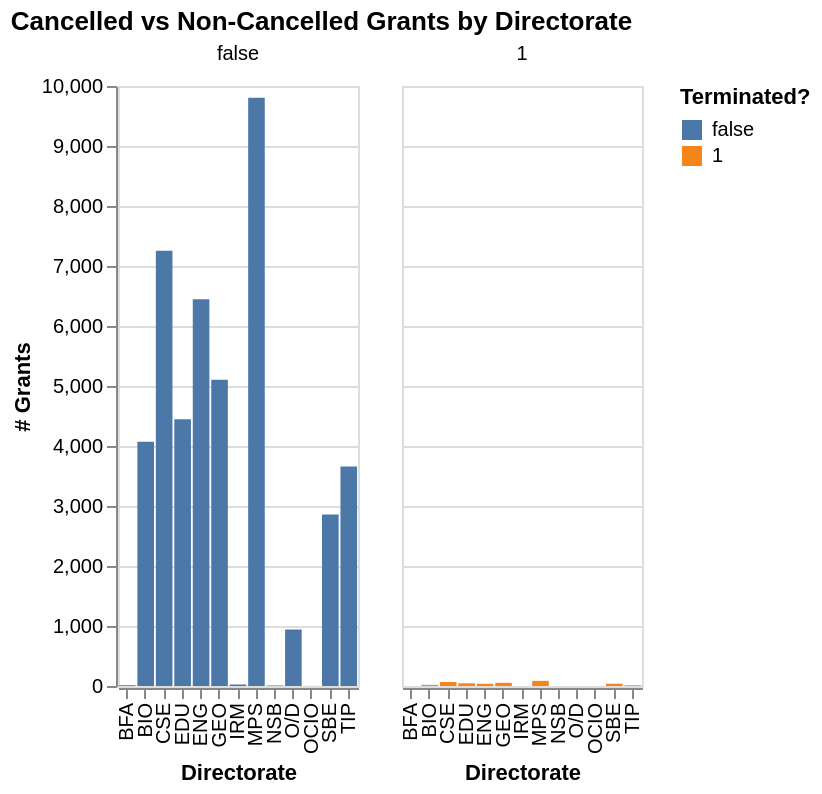

The code cell stored with this chart in its notebook:
### Code cell
import altair as alt

chart_q3 = (
    alt.Chart(dir_summary, title="Cancelled vs Non-Cancelled Grants by Directorate")
    .mark_bar()
    .encode(
        x=alt.X("dir_abbr:N", title="Directorate"),
        y=alt.Y("n_grants:Q", title="# Grants"),
        color=alt.Color("status:N", title="Terminated?"),
        column=alt.Column("status:N", title="")
    )
    .properties(width=120, height=300)
)

chart_q3

### Figure 1 — Vega-Lite specification as saved in the notebook (floating-point values rounded to 4 significant figures)
{"config": {"view": {"continuousWidth": 300, "continuousHeight": 300}}, "data": {"name": "data-206df14fb9e57a0d41bea208c2d32746"}, "mark": {"type": "bar"}, "encoding": {"color": {"field": "status", "title": "Terminated?", "type": "nominal"}, "column": {"field": "status", "title": "", "type": "nominal"}, "x": {"field": "dir_abbr", "title": "Directorate", "type": "nominal"}, "y": {"field": "n_grants", "title": "# Grants", "type": "quantitative"}}, "height": 300, "title": "Cancelled vs Non-Cancelled Grants by Directorate", "width": 120, "$schema": "https://vega.github.io/schema/vega-lite/v5.20.1.json", "datasets": {"data-206df14fb9e57a0d41bea208c2d32746": [{"dir_abbr": "BFA", "status": false, "n_grants": 13, "total_amount": 2377000.0}, {"dir_abbr": "BIO", "status": false, "n_grants": 4072, "total_amount": 2970000000.0}, {"dir_abbr": "BIO", "status": 1.0, "n_grants": 19, "total_amount": 12220000.0}, {"dir_abbr": "CSE", "status": false, "n_grants": 7253, "total_amount": 3921000000.0}, {"dir_abbr": "CSE", "status": 1.0, "n_grants": 66, "total_amount": 30760000.0}, {"dir_abbr": "EDU", "status": false, "n_grants": 4447, "total_amount": 4040000000.0}, {"dir_abbr": "EDU", "status": 1.0, "n_grants": 45, "total_amount": 47680000.0}, {"dir_abbr": "ENG", "status": false, "n_grants": 6446, "total_amount": 2890000000.0}, {"dir_abbr": "ENG", "status": 1.0, "n_grants": 37, "total_amount": 20000000.0}, {"dir_abbr": "GEO", "status": false, "n_grants": 5106, "total_amount": 3107000000.0}, {"dir_abbr": "GEO", "status": 1.0, "n_grants": 53, "total_amount": 41420000.0}, {"dir_abbr": "IRM", "status": false, "n_grants": 25, "total_amount": 15110000.0}, {"dir_abbr": "MPS", "status": false, "n_grants": 9804, "total_amount": 4902000000.0}, {"dir_abbr": "MPS", "status": 1.0, "n_grants": 86, "total_amount": 40380000.0}, {"dir_abbr": "NSB", "status": false, "n_grants": 9, "total_amount": 393300.0}, {"dir_abbr": "O/D", "status": false, "n_grants": 941, "total_amount": 975100000.0}, {"dir_abbr": "OCIO", "status": false, "n_grants": 1, "total_amount": 1200000.0}, {"dir_abbr": "SBE", "status": false, "n_grants": 2857, "total_amount": 835200000.0}, {"dir_abbr": "SBE", "status": 1.0, "n_grants": 38, "total_amount": 13390000.0}, {"dir_abbr": "TIP", "status": false, "n_grants": 3658, "total_amount": 2155000000.0}, {"dir_abbr": "TIP", "status": 1.0, "n_grants": 12, "total_amount": 5697000.0}]}}
